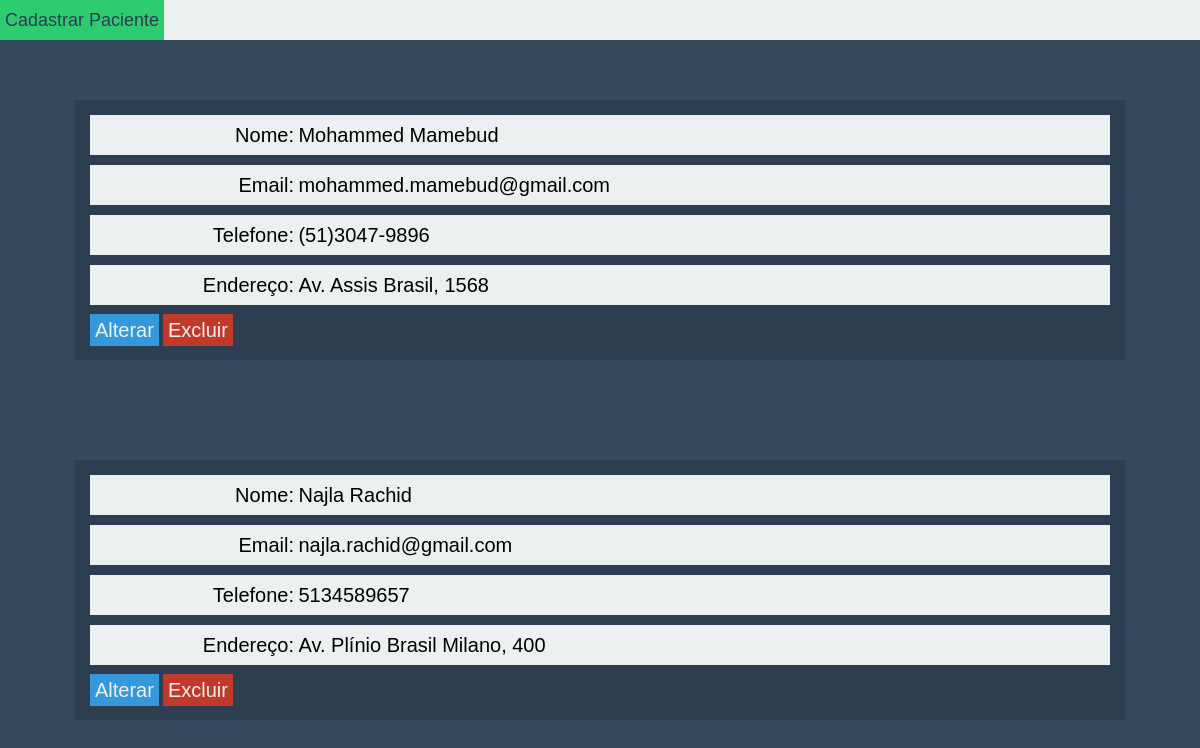
/view/paciente.php, run on the app's committed database.
### tables this page shows
CREATE TABLE PACIENTE(
cod_paciente bigint not null auto_increment,
nome varchar(150) not null,
endereco varchar(250),
telefone varchar(10),
email varchar(50),
dt_nascimento date,

constraint PK_PACIENTE primary key(cod_paciente)
);

### controller/PacienteCtr.class.php (called while the page is built, shortened)
<?php
include_once '../model/bo/PacienteBo.class.php';
class PacienteCtr{
	private $bo;
	public function __construct(){
		$this->bo = new PacienteBo();
	}
	public function getLista(){
		return $this->bo->getLista();
	}
}
?>

### model/bo/PacienteBo.class.php (called while the page is built, shortened)
<?php
class PacienteBo{
	private $dao;
	public function __construct(){
			$this->dao = new PacienteDao();
	}
	public function getLista(){
		$fields = "cod_paciente, nome, endereco, telefone, email, dt_nascimento";
		$filter = "";
		$this->dao->find($fields, $filter);
		return $this->dao->getResultSet();
	}
}
?>

### model/dao/Dao.class.php (called while the page is built, shortened)
<?php
abstract class Dao {
    private $tableName;
	private $rs;
	public function __construct($tableName){
		include_once('Connection.class.php');
		$this->tableName = $tableName;
	}
	public function find($columns, $filter){
	  try
	  {
		$sql = "SELECT $columns FROM $this->tableName $filter";
		$this->rs = Connection::getConn()->query($sql);
		$this->rowsSelAffected = $this->rs->rowCount();
		return $this->rowsSelAffected;
	  }
	  catch(Exception $ex){
			throw($ex);
		}
	}
	public function getResultSet(){
	  try
	  {
		$return = NULL;
		while($row=$this->rs->fetch()){
			$return[] = $row;
		}
		return $return;
	  }
	  catch(Exception $ex){
			throw($ex);
		}
	}
}
?>

### model/dao/Connection.class.php (called while the page is built)
<?php
class Connection {
	private static $conn;
	private static $hostname		="localhost";
	private static $dataBaseName	="JOHAN_YASSER_INTERDIS";
	private static $userName		="admin";
	private static $pwd				="masterkey";
	private static $dataBaseType	="mysql";
public static function connect(){
		try
		{
			self::$conn = new
			 PDO(self::$dataBaseType.":host=".
			 self::$hostname.";dbname=".
			 self::$dataBaseName,
			 self::$userName,
			 self::$pwd);
		}
		catch(Exception $ex)
		{
			throw $ex;
		}
	}
	public static function getConn(){
		return self::$conn;
	}
	public static function disconnect(){
		self::$conn=null;
	}
}
?>

### view/paciente.php (the view, shortened to what this page needs)
<html>
<head>
	<link rel="stylesheet" href="css/main.css" type="text/css">
	<link rel="stylesheet" href="css/crud.css" type="text/css">
	<link rel="stylesheet" href="css/cadastro.css" type="text/css">
	<?php include_once '../controller/PacienteCtr.class.php'; ?>
</head>
<body>
	<header>
		<form action="cadastrarPaciente.php" method="post">
			<input type="submit" name="adicionar" class="form-component button button-add" value="Cadastrar Paciente"/>
		</form>
	</header>
	<div id="table">
		<?php
			try{
				$ctr = new PacienteCtr();
				$pacientes = $ctr->getLista();
				if($pacientes != NULL){
					foreach($pacientes as $paciente){
					?>
					<article id="form-wraper">
						<div class="form-group">
							<label>Nome:</label>
							<span class="input"><?php echo $paciente['nome'];?></span>
						</div>
						<div class="form-group">
							<label>Email:</label>
							<span class="input"><?php echo $paciente['email'];?></span>
						</div>
						<div class="form-group">
							<label>Telefone:</label>
							<span id="telefone" class="input"><?php echo $paciente['telefone'];?></span>
						</div>
						<div class="form-group">
							<label>Endereço:</label>
							<span class="input"><?php echo $paciente['endereco'];?></span>
						</div>
						<span class='form-component table-column list-button update'><a href= <?php echo "cadastrarPaciente.php?id=".$paciente['cod_paciente'];?> >Alterar</a></span>
						<span class='form-component table-column list-button delete'><a href= <?php echo "excluirPaciente.php?id=".$paciente['cod_paciente'];?> >Excluir</a></span>
					</article>
		  <?php
					}
				}else{
					?> <div class='message success' > Não há pacientes na lista.</div><?php
				}
			}catch(Exception $ex){
		   ?>
				<div class="message fail"> <?php echo $ex->getMessage(); ?></div>
		<?php
			}
		?>
	</div>
</body>
</html>

### view/css/main.css (style rules this page uses)
body,html { padding:0; margin: 0; }
body { background-color: #34495e; }
.form-component { font-size: 20px; height: 32px; font-size: 20px; font-family: inherit; color:#2c3e50; }
.button { background-color: #2ecc71; border: 0; font-size:18px; font-family: sans-serif; width: 100px; font-weight: lighter; padding: 5px; }

### view/css/crud.css (style rules this page uses)
header { background-color: #ecf0f1; width: 100%; height: 40px; position: fixed; top:0; text-align: center; }
.button-add { float: left; vertical-align: bottom; width: auto; height: 100%; margin-right: 15px; padding: 5px; }
.list-button { height: 30px; line-height: 30px; vertical-align: center; cursor: pointer; padding: 5px; font-family: sans-serif; font-weight: lighter; }
.list-button a { color: inherit; text-decoration: none; }
.delete { background-color: #c0392b; color: #ecf0f1; }
.update { background-color: #3498db; color: #ecf0f1; height: 30px; line-height: 30px; vertical-align: center; cursor: pointer; }

### view/css/cadastro.css (style rules this page uses)
#form-wraper { width: 85%; margin:0 auto; margin-top: 100px; top: 50%; padding: 15px; background-color: #2c3e50; margin-bottom: 20px; }
.form-group { background-color: #ecf0f1; font-family: sans-serif; font-weight: lighter; margin-bottom: 10px; height: 40px; line-height: 40px; }
.form-group label { display: inline-block; width: 20%; text-align: right; font-size: 20px; vertical-align: center; }
.form-group input, .form-group .input { border:0; width: 70%; background-color: inherit; font-weight: lighter; font-size: 20px; vertical-align: center; font-family: sans-serif; }

### data on the page
paciente: nome "Mohammed Mamebud", email "mohammed.mamebud@gmail.com", endereco "Av. Assis Brasil, 1568"
paciente: nome "Najla Rachid", email "najla.rachid@gmail.com", telefone "5134589657", endereco "Av. Plínio Brasil Milano, 400"
